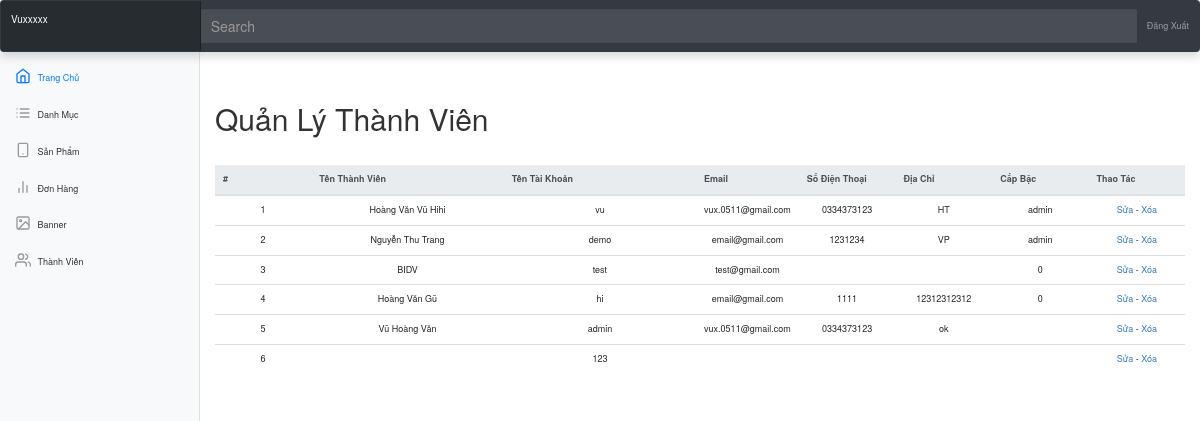
/admin/index.php?controller=user (signed in), run on the app's committed database.
### tables this page shows
CREATE TABLE `user` (
  `id_user` int(11) NOT NULL,
  `lever` varchar(20) NOT NULL,
  `user` varchar(250) NOT NULL,
  `password` varchar(255) NOT NULL,
  `email` varchar(250) NOT NULL,
  `fullname` varchar(250) NOT NULL,
  `phone_user` varchar(20) NOT NULL,
  `address_user` varchar(255) NOT NULL
);

### admin/model/DBconfig.php (called while the page is built, shortened)
<?php
function connection(){
    $dburl = "mysql:host=localhost;dbname=webdt;charset=utf8";
    $username = 'root';
    $password = '';
    $conn = new PDO($dburl, $username, $password);
    $conn->setAttribute(PDO::ATTR_ERRMODE, PDO::ERRMODE_EXCEPTION);
    return $conn;
}
function selectAll($sql){
    $conn = connection();
    $stmt = $conn->prepare($sql);
    $stmt->execute();
    $data = $stmt->fetchAll();
    return $data;
}

### admin/view/user/list_user.php (the view, shortened to what this page needs)
<?php
    include ('view/public/navbar.php');
?>
<main role="main" class="col-md-9 ml-sm-auto col-lg-10 px-md-4">
    <h2 style="margin-top: 30px; margin-bottom: 30px;">Quản Lý Thành Viên</h2>
    <div class="table-responsive">
        <form action="" method="post">
            <table class="table">
                <thead class="thead-light">
                    <tr>
                        <th class="id_user">#</th>
                        <th class="fullname">Tên Thành Viên</th>
                        <th class="user">Tên Tài Khoản</th>
                        <th class="email">Email</th>
                        <th class="phone_user">Số Điện Thoại</th>
                        <th class="address_user">Địa Chỉ</th>
                        <th class="lever">Cấp Bậc</th>
                        <th class="action_user">Thao Tác</th>
                    </tr>
                </thead>
                <tbody>
                    <?php
                        $stt=1;
                        foreach ($data_user as $value) {
                    ?>
                    <tr>
                        <td><?php echo $stt++; ?></td>
                        <td><?php echo $value['fullname'] ?></td>
                        <td><?php echo $value['user'] ?></td>
                        <td><?php echo $value['email'] ?></td>
                        <td><?php echo $value['phone_user'] ?></td>
                        <td><?php echo $value['address_user'] ?></td>
                        <td><?php echo $value['lever']; ?></td>
                        <td><a
                                href="
                                index.php?controller=user&act=edit_user&id_user=<?php echo $value['id_user'] ?>">Sửa</a>
                            - <a onclick="return confirm('Bạn có chắc chắn xóa không ?')"
                                href="index.php?controller=user&act=delete_user&id_user=<?php echo $value['id_user'] ?>">Xóa</a>
                        </td>
                    </tr>
                    <?php } ?>
                </tbody>
            </table>
        </form>
    </div>
</main>
<?php
    include ('view/public/footer.php');
?>

### admin/view/public/css/style.css (style rules this page uses)
body { font-size: 0.9rem; }
table { text-align: center; }
table tr th.id_user { width: 10%; }
table tr th.fullname { width: 20%; }
table tr th.user { width: 20%; }
table tr th.email { width: 10%; }
table tr th.phone_user { width: 10%; }
table tr th.address_user { width: 10%; }
table tr th.lever { width: 10%; }
table tr th.action_user { width: 10%; }

### data on the page
user: fullname "Hoàng Văn Vũ Hihi", user "vu", email "vux.0511@gmail.com", phone_user "0334373123", address_user "HT", lever "admin"
user: fullname "Nguyễn Thu Trang", user "demo", email "email@gmail.com", phone_user "1231234", address_user "VP", lever "admin"
user: fullname "BIDV", user "test", email "test@gmail.com", lever "0"
user: fullname "Hoàng Văn Gũ", user "hi", email "email@gmail.com", phone_user "1111", address_user "12312312312", lever "0"
user: fullname "Vũ Hoàng Văn", user "admin", email "vux.0511@gmail.com", phone_user "0334373123", address_user "ok"
user: user "123"
